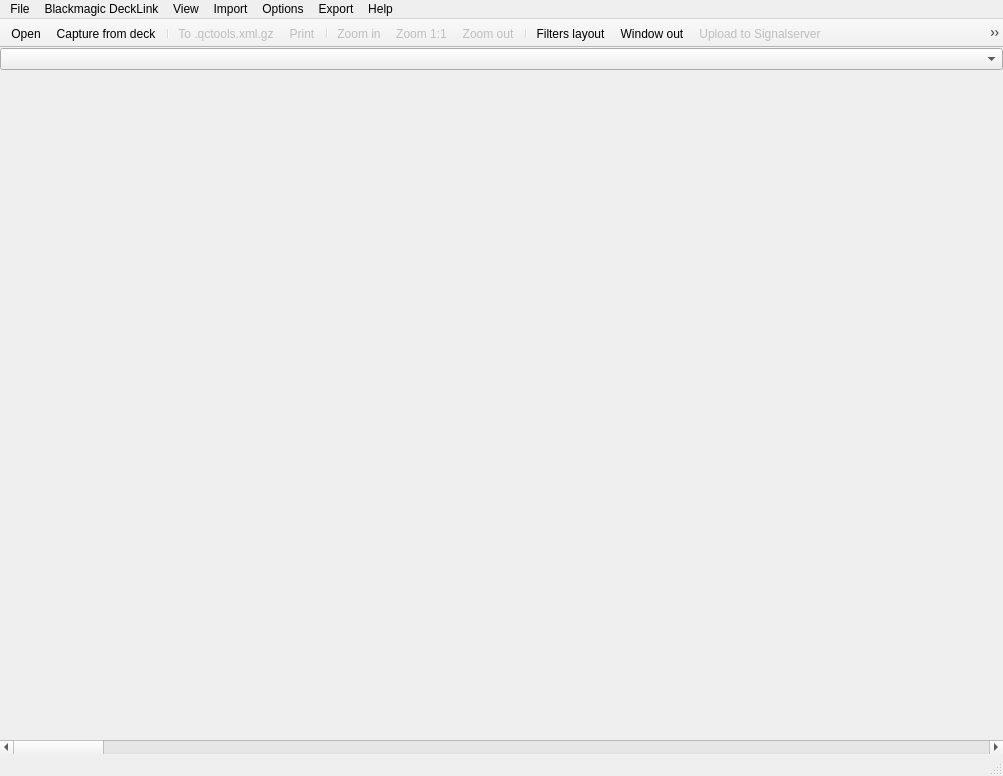
<?xml version="1.0" encoding="UTF-8"?>
<ui version="4.0">
 <class>MainWindow</class>
 <widget class="QMainWindow" name="MainWindow">
  <property name="geometry">
   <rect>
    <x>0</x>
    <y>0</y>
    <width>1003</width>
    <height>776</height>
   </rect>
  </property>
  <property name="windowTitle">
   <string>MainWindow</string>
  </property>
  <widget class="QWidget" name="centralwidget">
   <layout class="QGridLayout" name="gridLayout">
    <property name="leftMargin">
     <number>0</number>
    </property>
    <property name="topMargin">
     <number>0</number>
    </property>
    <property name="rightMargin">
     <number>0</number>
    </property>
    <property name="bottomMargin">
     <number>0</number>
    </property>
    <item row="0" column="0">
     <layout class="QVBoxLayout" name="verticalLayout">
      <item>
       <widget class="QComboBox" name="fileNamesBox"/>
      </item>
      <item>
       <widget class="QWidget" name="checkboxesWidget" native="true">
        <layout class="QGridLayout" name="gridLayout_2">
         <property name="leftMargin">
          <number>0</number>
         </property>
         <property name="topMargin">
          <number>0</number>
         </property>
         <property name="rightMargin">
          <number>0</number>
         </property>
         <property name="bottomMargin">
          <number>0</number>
         </property>
         <item row="0" column="0">
          <layout class="QHBoxLayout" name="horizontalLayout"/>
         </item>
        </layout>
       </widget>
      </item>
     </layout>
    </item>
    <item row="1" column="0">
     <widget class="QScrollBar" name="horizontalScrollBar">
      <property name="orientation">
       <enum>Qt::Horizontal</enum>
      </property>
     </widget>
    </item>
   </layout>
  </widget>
  <widget class="QMenuBar" name="menubar">
   <property name="geometry">
    <rect>
     <x>0</x>
     <y>0</y>
     <width>1003</width>
     <height>26</height>
    </rect>
   </property>
   <widget class="QMenu" name="menuFile">
    <property name="title">
     <string>File</string>
    </property>
    <addaction name="actionOpen"/>
    <addaction name="actionClose"/>
    <addaction name="actionCloseAll"/>
    <addaction name="separator"/>
    <addaction name="separator"/>
    <addaction name="actionQuit"/>
   </widget>
   <widget class="QMenu" name="menuView">
    <property name="title">
     <string>View</string>
    </property>
    <addaction name="actionFilesList"/>
    <addaction name="actionGraphsLayout"/>
    <addaction name="separator"/>
    <addaction name="actionFiltersLayout"/>
    <addaction name="separator"/>
    <addaction name="actionWindowOut"/>
    <addaction name="separator"/>
    <addaction name="actionZoomIn"/>
    <addaction name="actionZoomOne"/>
    <addaction name="actionZoomOut"/>
    <addaction name="separator"/>
    <addaction name="actionGoTo"/>
    <addaction name="actionNavigatePreviousComment"/>
    <addaction name="actionNavigateNextComment"/>
    <addaction name="separator"/>
    <addaction name="actionPlay_All_Frames"/>
    <addaction name="actionPlay_at_Frame_Rate"/>
    <addaction name="separator"/>
    <addaction name="actionToolbar"/>
   </widget>
   <widget class="QMenu" name="menuHelp">
    <property name="title">
     <string>Help</string>
    </property>
    <addaction name="actionGettingStarted"/>
    <addaction name="actionHowToUseThisTool"/>
    <addaction name="actionFilterDescriptions"/>
    <addaction name="actionPlaybackFilters"/>
    <addaction name="actionDataFormat"/>
    <addaction name="separator"/>
    <addaction name="actionAbout"/>
   </widget>
   <widget class="QMenu" name="menuImport">
    <property name="title">
     <string>Import</string>
    </property>
    <addaction name="actionImport_XmlGz_Prompt"/>
   </widget>
   <widget class="QMenu" name="menuExport">
    <property name="title">
     <string>Export</string>
    </property>
    <addaction name="actionExport_XmlGz_Prompt"/>
    <addaction name="actionExport_XmlGz_Sidecar"/>
    <addaction name="actionExport_XmlGz_SidecarAll"/>
    <addaction name="actionExport_XmlGz_Custom"/>
    <addaction name="separator"/>
    <addaction name="actionSignalServer_status"/>
    <addaction name="actionUploadToSignalServer"/>
    <addaction name="actionUploadToSignalServerAll"/>
    <addaction name="separator"/>
    <addaction name="actionCSV"/>
    <addaction name="separator"/>
    <addaction name="actionPrint"/>
   </widget>
   <widget class="QMenu" name="menuOptions">
    <property name="title">
     <string>Options</string>
    </property>
    <addaction name="actionPreferences"/>
   </widget>
   <widget class="QMenu" name="menuBlackmagicDeckLink">
    <property name="title">
     <string>Blackmagic DeckLink</string>
    </property>
    <addaction name="actionBlackmagicDeckLinkCapture"/>
   </widget>
   <addaction name="menuFile"/>
   <addaction name="menuBlackmagicDeckLink"/>
   <addaction name="menuView"/>
   <addaction name="menuImport"/>
   <addaction name="menuOptions"/>
   <addaction name="menuExport"/>
   <addaction name="menuHelp"/>
  </widget>
  <widget class="QToolBar" name="toolBar">
   <property name="sizePolicy">
    <sizepolicy hsizetype="Preferred" vsizetype="Fixed">
     <horstretch>0</horstretch>
     <verstretch>0</verstretch>
    </sizepolicy>
   </property>
   <property name="windowTitle">
    <string>toolBar</string>
   </property>
   <property name="movable">
    <bool>false</bool>
   </property>
   <property name="allowedAreas">
    <set>Qt::TopToolBarArea</set>
   </property>
   <property name="floatable">
    <bool>false</bool>
   </property>
   <attribute name="toolBarArea">
    <enum>TopToolBarArea</enum>
   </attribute>
   <attribute name="toolBarBreak">
    <bool>false</bool>
   </attribute>
   <addaction name="actionOpen"/>
   <addaction name="actionBlackmagicDeckLinkCapture"/>
   <addaction name="separator"/>
   <addaction name="actionExport_XmlGz_Prompt"/>
   <addaction name="actionPrint"/>
   <addaction name="separator"/>
   <addaction name="actionZoomIn"/>
   <addaction name="actionZoomOne"/>
   <addaction name="actionZoomOut"/>
   <addaction name="separator"/>
   <addaction name="actionFiltersLayout"/>
   <addaction name="actionWindowOut"/>
   <addaction name="actionUploadToSignalServer"/>
   <addaction name="actionSignalServer_status"/>
   <addaction name="actionFilesList"/>
   <addaction name="actionGraphsLayout"/>
   <addaction name="separator"/>
   <addaction name="actionGettingStarted"/>
  </widget>
  <widget class="QStatusBar" name="statusBar">
   <property name="sizeGripEnabled">
    <bool>true</bool>
   </property>
  </widget>
  <action name="actionOpen">
   <property name="text">
    <string>Open</string>
   </property>
   <property name="shortcut">
    <string>Ctrl+O</string>
   </property>
  </action>
  <action name="actionClose">
   <property name="text">
    <string>Close</string>
   </property>
   <property name="shortcut">
    <string>Ctrl+W</string>
   </property>
  </action>
  <action name="actionQuit">
   <property name="text">
    <string>Quit</string>
   </property>
  </action>
  <action name="actionZoomIn">
   <property name="enabled">
    <bool>false</bool>
   </property>
   <property name="text">
    <string>Zoom in</string>
   </property>
   <property name="shortcut">
    <string>Ctrl++</string>
   </property>
  </action>
  <action name="actionZoomOut">
   <property name="enabled">
    <bool>false</bool>
   </property>
   <property name="text">
    <string>Zoom out</string>
   </property>
   <property name="shortcut">
    <string>Ctrl+-</string>
   </property>
  </action>
  <action name="actionPrint">
   <property name="enabled">
    <bool>false</bool>
   </property>
   <property name="text">
    <string>Print</string>
   </property>
  </action>
  <action name="actionGettingStarted">
   <property name="text">
    <string>Getting started</string>
   </property>
   <property name="shortcut">
    <string>F1</string>
   </property>
  </action>
  <action name="actionHowToUseThisTool">
   <property name="text">
    <string>How to use this tool</string>
   </property>
  </action>
  <action name="actionFilterDescriptions">
   <property name="text">
    <string>Filter Descriptions</string>
   </property>
  </action>
  <action name="actionPlaybackFilters">
   <property name="text">
    <string>Playback Filters</string>
   </property>
  </action>
  <action name="actionDataFormat">
   <property name="text">
    <string>Data Format</string>
   </property>
  </action>
  <action name="actionAbout">
   <property name="text">
    <string>About</string>
   </property>
  </action>
  <action name="actionCSV">
   <property name="enabled">
    <bool>false</bool>
   </property>
   <property name="text">
    <string>CSV</string>
   </property>
  </action>
  <action name="actionGoTo">
   <property name="text">
    <string>Go to frame at position...</string>
   </property>
   <property name="shortcut">
    <string>Ctrl+G</string>
   </property>
   <property name="shortcutContext">
    <enum>Qt::ApplicationShortcut</enum>
   </property>
  </action>
  <action name="actionToolbar">
   <property name="checkable">
    <bool>true</bool>
   </property>
   <property name="checked">
    <bool>true</bool>
   </property>
   <property name="text">
    <string>Toolbar</string>
   </property>
  </action>
  <action name="actionGraphsLayout">
   <property name="checkable">
    <bool>true</bool>
   </property>
   <property name="checked">
    <bool>true</bool>
   </property>
   <property name="text">
    <string>Graphs layout</string>
   </property>
  </action>
  <action name="actionFiltersLayout">
   <property name="text">
    <string>Filters layout</string>
   </property>
  </action>
  <action name="actionFilesList">
   <property name="checkable">
    <bool>true</bool>
   </property>
   <property name="text">
    <string>Files list</string>
   </property>
  </action>
  <action name="actionWindowOut">
   <property name="text">
    <string>Window out</string>
   </property>
   <property name="visible">
    <bool>false</bool>
   </property>
  </action>
  <action name="actionCloseAll">
   <property name="text">
    <string>Close all</string>
   </property>
  </action>
  <action name="actionExport_XmlGz_Prompt">
   <property name="enabled">
    <bool>false</bool>
   </property>
   <property name="text">
    <string>To .qctools.xml.gz...</string>
   </property>
   <property name="menuRole">
    <enum>QAction::NoRole</enum>
   </property>
  </action>
  <action name="actionImport_XmlGz_Prompt">
   <property name="text">
    <string>From .qctools.xml.gz...</string>
   </property>
  </action>
  <action name="actionPreferences">
   <property name="text">
    <string>Preferences</string>
   </property>
  </action>
  <action name="actionExport_XmlGz_Sidecar">
   <property name="enabled">
    <bool>false</bool>
   </property>
   <property name="text">
    <string>To sidecar .qctools.xml.gz</string>
   </property>
   <property name="shortcut">
    <string>Ctrl+S</string>
   </property>
  </action>
  <action name="actionExport_XmlGz_Custom">
   <property name="enabled">
    <bool>false</bool>
   </property>
   <property name="text">
    <string>To prefered directory</string>
   </property>
  </action>
  <action name="actionExport_XmlGz_SidecarAll">
   <property name="text">
    <string>To sidecar .qctools.xml.gz (All files)</string>
   </property>
  </action>
  <action name="actionBlackmagicDeckLinkCapture">
   <property name="text">
    <string>Capture from deck</string>
   </property>
  </action>
  <action name="actionZoomOne">
   <property name="checkable">
    <bool>false</bool>
   </property>
   <property name="enabled">
    <bool>false</bool>
   </property>
   <property name="text">
    <string>Zoom 1:1</string>
   </property>
   <property name="toolTip">
    <string>Zoom 1:1</string>
   </property>
   <property name="shortcut">
    <string>Ctrl+0</string>
   </property>
  </action>
  <action name="actionPlay_All_Frames">
   <property name="checkable">
    <bool>true</bool>
   </property>
   <property name="checked">
    <bool>true</bool>
   </property>
   <property name="text">
    <string>Play All Frames</string>
   </property>
   <property name="toolTip">
    <string>Try to play at frame rate, but never skip frames</string>
   </property>
   <property name="shortcut">
    <string>Ctrl+Alt+,</string>
   </property>
  </action>
  <action name="actionPlay_at_Frame_Rate">
   <property name="checkable">
    <bool>true</bool>
   </property>
   <property name="checked">
    <bool>false</bool>
   </property>
   <property name="text">
    <string>Play at Frame Rate</string>
   </property>
   <property name="toolTip">
    <string>Play at frame rate and skip frames if need</string>
   </property>
   <property name="shortcut">
    <string>Ctrl+Alt+.</string>
   </property>
  </action>
  <action name="actionSignalServer_status">
   <property name="enabled">
    <bool>true</bool>
   </property>
   <property name="icon">
    <iconset>
     <normalon>:/icon/signalserver_not_uploaded.png</normalon>
    </iconset>
   </property>
   <property name="text">
    <string>Signalserver status: not uploaded</string>
   </property>
   <property name="toolTip">
    <string>Signalserver status: not uploaded</string>
   </property>
   <property name="menuRole">
    <enum>QAction::NoRole</enum>
   </property>
   <property name="iconVisibleInMenu">
    <bool>true</bool>
   </property>
  </action>
  <action name="actionUploadToSignalServer">
   <property name="enabled">
    <bool>false</bool>
   </property>
   <property name="icon">
    <iconset>
     <normalon>:/icon/signalserver_upload.png</normalon>
    </iconset>
   </property>
   <property name="text">
    <string>Upload to Signalserver</string>
   </property>
   <property name="toolTip">
    <string>Upload current stats to signalserver</string>
   </property>
  </action>
  <action name="actionUploadToSignalServerAll">
   <property name="enabled">
    <bool>false</bool>
   </property>
   <property name="icon">
    <iconset>
     <normalon>:/icon/signalserver_upload.png</normalon>
    </iconset>
   </property>
   <property name="text">
    <string>Upload to Signalserver (All files)</string>
   </property>
   <property name="toolTip">
    <string>Upload all stats to signalserver</string>
   </property>
  </action>
  <action name="actionNavigateNextComment">
   <property name="text">
    <string>Navigate to next comment</string>
   </property>
   <property name="shortcut">
    <string>Ctrl+.</string>
   </property>
  </action>
  <action name="actionNavigatePreviousComment">
   <property name="text">
    <string>Navigate to previous comment</string>
   </property>
   <property name="shortcut">
    <string>Ctrl+,</string>
   </property>
  </action>
 </widget>
 <resources/>
 <connections/>
</ui>
